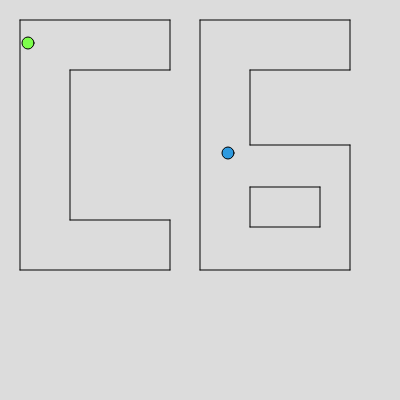
Frame 1 (no input)
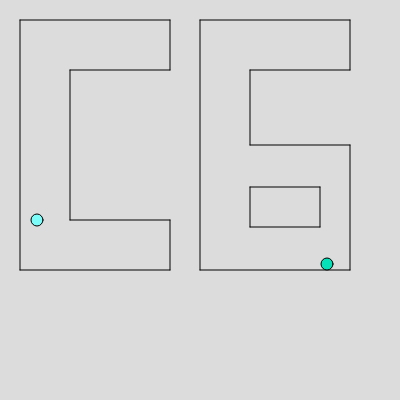
Frame 60 (no input)
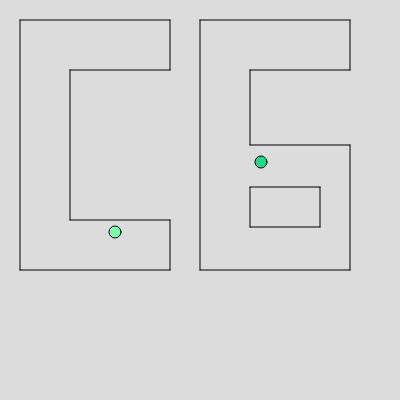
Frame 120 (the mouse pressed at the canvas centre since frame 60)

The p5.js sketch that drew these frames (run headless with seeded random() and noise() and a simulated clock; from frame 60 on, the mouse is pressed at the canvas centre):

// p5.js sketch
// ── sketch.js
class bola{
    constructor() {
    this.tamanho = 12
    this.speed = 3
    this.locationG = createVector(225, 150)
    this.locationC = createVector(25, 40)
    this.velocityG = createVector(this.speed, this.speed)
    this.velocityC = createVector(this.speed, this.speed)
    this.tamanhomeio = this.tamanho/2
  }
  
    update(){
    this.locationG.add(this.velocityG)
    this.locationC.add(this.velocityC)
    }
  
    draw() {
    stroke(0);
    fill(random(0,64),random(128,255),random(128,255));
    ellipse(this.locationG.x, this.locationG.y, this.tamanho);
    fill(random(124,127),random(252,255),random(0,255));
    ellipse(this.locationC.x, this.locationC.y, this.tamanho);
    }  
  
  paredeC(){
if ( this.locationC.y < 70){
    if ( this.locationC.y > 20){
    if ( this.locationC.x + this.tamanhomeio > 170){
    if ( this.locationC.x + this.tamanhomeio < 190){
      this.velocityC.x *= -1;
    }}
  } }
  
   if ( this.locationC.y < 220){
   if ( this.locationC.y > 70 ){
   if ( this.locationC.x + this.tamanhomeio > 70){
   if ( this.locationC.x + this.tamanhomeio < 90){
      this.velocityC.x *= -1;
    }}
  } }
   if ( this.locationC.y < 270){
   if ( this.locationC.y > 220 ){
   if ( this.locationC.x + this.tamanhomeio > 170){
   if ( this.locationC.x + this.tamanhomeio < 190){
      this.velocityC.x *= -1;
    }}
  } }
   if ( this.locationC.y < 270){
   if ( this.locationC.y > 20 ){
   if ( this.locationC.x - this.tamanhomeio > 0){
   if ( this.locationC.x - this.tamanhomeio < 20){
      this.velocityC.x *= -1;
    }}
  } }
    
       
    if ( this.locationC.x < 170){
    if ( this.locationC.x > 20){
    if ( this.locationC.y - this.tamanhomeio < 20){
    if ( this.locationC.y - this.tamanhomeio > 0){
      this.velocityC.y *= -1;
    }}
   if ( this.locationC.y + this.tamanhomeio < 290){
   if ( this.locationC.y + this.tamanhomeio > 270){
      this.velocityC.y *= -1;
    }}
  }}
  
   if ( this.locationC.x < 170){
   if ( this.locationC.x > 70 ){
   if ( this.locationC.y + this.tamanhomeio < 90){
   if ( this.locationC.y + this.tamanhomeio > 70){
      this.velocityC.y *= -1;
    }}
   if ( this.locationC.y - this.tamanhomeio < 220){
   if ( this.locationC.y - this.tamanhomeio > 200){
      this.velocityC.y *= -1;
    }}
   }
  }

  
    
    
    
    // colisão letra G
    if ( this.locationG.y < 70){
    if ( this.locationG.y > 20){
    if ( this.locationG.x + this.tamanhomeio > 350){
    if ( this.locationG.x + this.tamanhomeio < 370){
      this.velocityG.x *= -1;
    }}
  } }
  
   if ( this.locationG.y < 145){
   if ( this.locationG.y > 70 ){
   if ( this.locationG.x + this.tamanhomeio > 250){
   if ( this.locationG.x + this.tamanhomeio < 270){
      this.velocityG.x *= -1;
    }}
  } }
   if ( this.locationG.y < 270){
   if ( this.locationG.y > 145 ){
   if ( this.locationG.x + this.tamanhomeio > 350){
   if ( this.locationG.x + this.tamanhomeio < 370){
      this.velocityG.x *= -1;
    }}
  } }
   if ( this.locationG.y < 270){
   if ( this.locationG.y > 20 ){
   if ( this.locationG.x - this.tamanhomeio > 180){
   if ( this.locationG.x - this.tamanhomeio < 200){
      this.velocityG.x *= -1;
    }}
  } }
    
       
    if ( this.locationG.x < 350){
    if ( this.locationG.x > 200){
    if ( this.locationG.y - this.tamanhomeio < 20){
    if ( this.locationG.y - this.tamanhomeio > 0){
      this.velocityG.y *= -1;
    }}
         if ( this.locationG.y + this.tamanhomeio < 290){
   if ( this.locationG.y + this.tamanhomeio > 270){
      this.velocityG.y *= -1;
    }}
      
  }}
  
   if ( this.locationG.x < 350){
   if ( this.locationG.x > 250 ){
   if ( this.locationG.y + this.tamanhomeio < 90){
   if ( this.locationG.y + this.tamanhomeio > 70){
      this.velocityG.y *= -1;
    }}
   if ( this.locationG.y - this.tamanhomeio < 145){
   if ( this.locationG.y - this.tamanhomeio > 125){
      this.velocityG.y *= -1;
    }}
   }
  }

  
        // colisão letra G centro
    if ( this.locationG.y < 227.5){
    if ( this.locationG.y > 187.5){
    if ( this.locationG.x + this.tamanhomeio > 250){
    if ( this.locationG.x + this.tamanhomeio < 270){
      this.velocityG.x *= -1;
    }}
   if ( this.locationG.x - this.tamanhomeio > 300){
   if ( this.locationG.x - this.tamanhomeio < 320){
      this.velocityG.x *= -1;
    }}
  } }
      
    if ( this.locationG.x < 320){
    if ( this.locationG.x > 250){
    if ( this.locationG.y + this.tamanhomeio < 197.5){
    if ( this.locationG.y + this.tamanhomeio > 187.5){
      this.velocityG.y *= -1;
    }}
   if ( this.locationG.y - this.tamanhomeio < 227.5){
   if ( this.locationG.y - this.tamanhomeio > 217.5){
      this.velocityG.y *= -1;
    }}
  }}
    
    
    
  }  // fim da função parede
}    // fim da classe bola

class GerarLetraC{
  constructor(){
    push()
    translate(20,20)
    andar(150)
    girar(90)
    andar(50)
    girar(90)
    andar(100)
    girar(-90)
    andar(150)
    girar(-90)
    andar(100)
    girar(90)
    andar(50)
    girar(90)
    andar(150)
    girar(90)
    andar(250)
    pop()
  }
} 

class GerarLetraG{
  constructor(){
    push()
    translate(200, 20)
    andar(150)
    girar(90) 
    andar(50) 
    girar(90)   
    andar(100) 
    girar(-90)   
    andar(75) 
    girar(-90)   
    andar(100) 
    girar(90) 
    andar(125) 
    girar(90) 
    andar(150) 
    girar(90) 
    andar(250) 
    pop()
  }
} 

class GerarMeioG{
  constructor(){
    push() 
	translate(250, 187,5)
    andar(70)
    girar(90) 
    andar(40) 
    girar(90)   
    andar(70) 
    girar(90)   
    andar(40) 
	pop() 
  }
}

var bolas = [];
var quantBolas = 1;

function setup() {
  createCanvas(400, 400)
    for(var i=0; i<quantBolas; i++) {
    bolas.push(new bola());
  }
}

function draw() {
  background(220)
  new GerarLetraC()
  new GerarLetraG() 
  new GerarMeioG()
  for(const bola of bolas){
    bola.update();
    bola.paredeC();
    bola.draw();    
  }

}


function andar(n){	
	this.n = n
    line(n, 0, 0, 0)
	translate(n, 0)
}

function girar(a){
	this.a = a
	rotate(radians(a))
}
